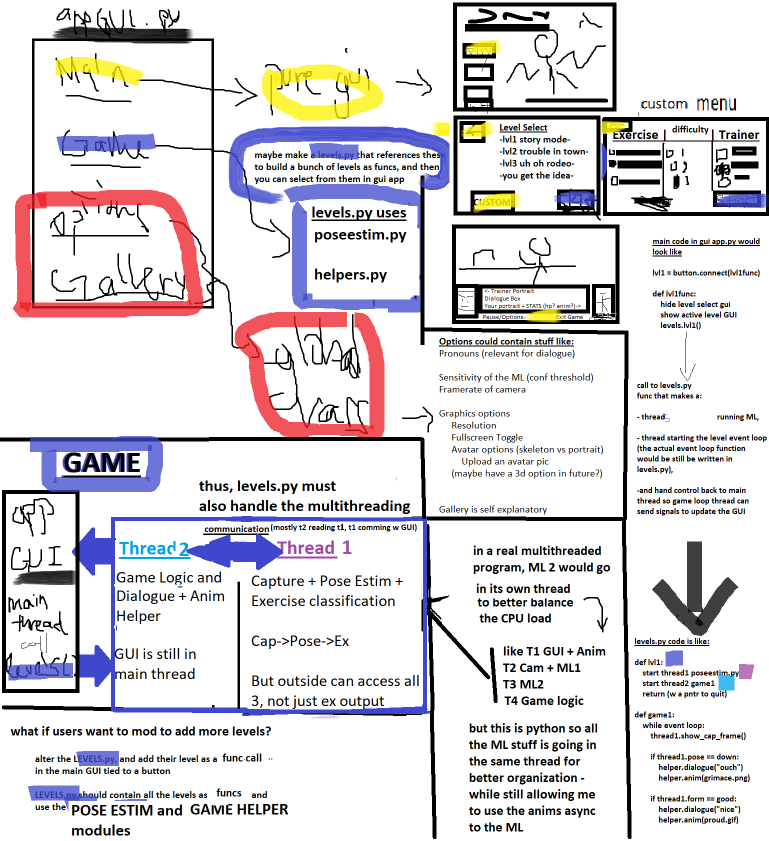
#> input picture plan.png, 1537 x 1681 px (shown at 1/2 size); its folder holds only this picture in this run
$ python -i helpers.py   (imports and definitions only)
#> lines starting #> are read from the running program, lines starting #| are printed output that depends on the picture
#> further down, picture is the input picture: shape (1681, 1537, 3); mean B, G, R 221.2, 217.8, 221
from PySide6.QtCore import (
    QSize,
    Qt,
    QEvent,
    QCoreApplication,
    QObject,
    QPointF,
    QPoint,
    QRectF,
    Signal,
)
from PySide6.QtGui import (
    QImage,
    QPixmap,
    QPainter,
    QMouseEvent,
    QGuiApplication,
    QFont,
    QFontMetrics,
    QColor,
)
from PySide6.QtWidgets import (
    QLabel,
    QVBoxLayout,
    QHBoxLayout,
    QLayout,
    QWidget,
    QPushButton,
    QProgressBar,
    QGraphicsObject,
    QTextEdit,
    QFrame,
)
from time import sleep
import numpy as np
import cv2
import os
import enumoptions as op

'''
These are helper functions to aid in building the GUI, creating animations, and changing the existing GUI in a thread
safe way. This should not be accessed by pose estim, nor pose estim by this.

If you plan to port this over to a different GUI library, the event invoker is probably the most important thing here.
It comprises the first two classes, first variable, and first function in the document.
'''

##########
# FUNCTION TO UPDATE GUI FROM OUTSIDE THREAD
# if you want to adapt this code to work without PySide, it's important you change this

# Function invoke_in_main_thread to update GUI from a different thread
# written by Stack Overflow users chfoo and Petter, taken from this post
# https://stackoverflow.com/questions/10991991/pyside-easier-way-of-updating-gui-from-another-thread

# [8 lines that did not run here, left out]

class Invoker(QObject):
    # [4 lines left out: function event, not called in this run]

_invoker = Invoker()

# [21 lines left out: functions invoke_in_main_thread, invoke, not called in this run]

##########
# LEVEL UI - include classes for video feed, which will eventually take capture input from pose estim but only as input by levels.py

# Overlay Signals, used by some of the overlay elements below
# [5 lines that did not run here, left out]

### Level page widget container - super bare bones
class Level_Widget(QWidget):
    '''
    QWidget to hold level stuff. Has only one additional function that kills its children and emits a CLOSE signal.
    '''
    def __init__(self, parent=None):
        self.SIGNAL = Overlay_Signals()
        super(Level_Widget, self).__init__(parent)

    # [8 lines left out: function close_children, not called in this run]

### Player Portrait
class Player_Portrait(QWidget):
    '''
    RETURNS A Q CLASS - DO NOT USE OUTSIDE OF MAIN THREAD

    Parent is technically an optional argument, but 99% of time you'll wanna do parent=self
    '''
    # Constructor
    # [175 lines left out: functions __init__, setup_ui, update_frame, update_stat_bar, update_head_coords, not called in this run]

### NPC Portrait
class NPC_Portrait(QWidget):
    '''
    RETURNS A Q CLASS - DO NOT USE OUTSIDE OF MAIN THREAD

    Parent is technically an optional argument, but 99% of time you'll wanna do parent=self

    TODO: Make func for inputting in a list of names and img paths after instantiation,
    since instantiation is done within another widget and hard for user to access...
    '''
    # Constructor
    # [114 lines left out: functions __init__, setup_ui, set_new_img, set_new_name, set_new_img_list, cycle_img, not called in this run]

# Helper functions for portrait
def reformat_image(image: np.ndarray, new_height = 150, new_width = 150, reformat_mode = 3):
    '''
    Reformat image to fit in frame. Takes as input the image ndarray, the new height, the new width, and the
    reformat mode.

    Reformat mode is how to manipulate image if the aspect ratio doesn't match. Default is it resizes to height,
    centers the image, and cuts off the overhand on the left and right (if your camera is vertical this does not
    work).

    Mode 0 is stretch
    Mode 1 is preserve ratio and scale down to width
    Mode 2 (and the default case) is scale to width, center, and truncate to desired dimensions
    '''
#> called with new_height = 150, new_width = 150, reformat_mode = 3
    # Set up return variable
    new_image = None

    # Getting current image shape
    image_shape = image.shape
#> image_shape = (1681, 1537, 3)
    height = image_shape[0]
#> height = 1681
    width = image_shape[1]
#> width = 1537

    # Deciding how to resize image
    if reformat_mode == 0:
        # Stretch
        new_res = (new_height, new_width)
        new_image = cv2.resize(image, new_res, interpolation= cv2.INTER_AREA)
    elif reformat_mode == 1:
        # Perserve ratio, scale down to specified width
        ratio = (new_width / width)

        new_image = cv2.resize(image, None, fx= ratio, fy= ratio, interpolation= cv2.INTER_AREA)
    else:
        # Default, scale down to height and crop to get a square, perserving the center
        ratio = (new_height / height)
#> ratio = 0.0892
        scaled_width = int(width * ratio)
#> scaled_width = 137

        temp = cv2.resize(image, None, fx= ratio, fy= ratio, interpolation= cv2.INTER_AREA)
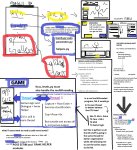
#> temp: shape (150, 137, 3); mean B, G, R 221.2, 217.8, 221

        # Cropping so as to leave a strip of the center equal to height
        left = int((scaled_width / 2) - (new_height / 2))
#> left = -6
        right = left + new_height
#> right = 144
        new_image = temp[0:new_height, left:right]

    # Fixing the color and mirroring it
    new_image = cv2.cvtColor(new_image, cv2.COLOR_BGR2RGB)
    new_image = cv2.flip(new_image, 1)

    return new_image

# [15 lines left out: function trunc_float_to_str, not called in this run]

### Dialogue Box
class Dialogue_Text(QWidget):
    '''
    Transparent text box for showing dialogue - background will be drawn by container for this and the
    npc/character portrait

    Two optional arguments, percent of width and height, controls size relative to fullscreen size.

    Parent is technically an optional argument, but 99% of time you'll wanna do parent=self

    Can emit signals for saving, loading, and quitting a game - up to the main GUI app to connect those
    and redirect to appropriate page. Do overlay.dialogue.SIGNAL.CLOSE.connect(your_quit_func)
    '''
    # [71 lines left out: functions __init__, resizeEvent, not called in this run]

    def get_size_tuple(self):
        return self.w, (self.h + int(self.fs_height * 0.025))

    def set_text(self, text):
        self.dialogue_box.setText(text)

    # [23 lines left out: functions save_game, load_game, hide_ui, quit_game, not called in this run]

### Overlay TODO
'''
WORK IN PROGRESS
'''
class Overlay(QWidget):
    '''
    Use this as the container for the text box and all the other VN UI
    draw the semi transparent black fill text box and the stroke path
    manually position the other custom widgets, with initialization in
    here, to perfectly fit the full screen dimensions

    DBox can emit signals for saving, loading, and quitting a game - up
    to main GUI app to connect those and redirect to appropriate page. Do
    overlay.SIGNAL.CLOSE.connect(your_quit_func) to connect your quit game
    button to a graceful exit that also closes threads.

    By default this blocks clicking on the items in the view.

    Parent is technically an optional argument, but 99% of time you'll
    wanna do parent=self

    IMPORTANT: don't add it to a layout, call .show
    '''
    ### Slightly referenced this stackoverflow post for the overlay:
    ### https://stackoverflow.com/questions/44264852/pyside-pyqt-overlay-widget
    ### specifically user Armatita's answer

    # Constructor
    # [141 lines left out: functions __init__, resizeEvent, paintEvent, make_nice_relative_positioning, not called in this run]

    def set_text(self, text):
        self.dialogue_box.set_text(text)

    def quit_game(self):
        self.SIGNAL.CLOSE.emit()

##########
# GRAPHICS HELPERS

# NPC Class
class Q_NPC(QGraphicsObject):
    '''
    A QGraphicsObject container for you to put and manipulate NPCs. Use QPropertyAnimation to
    animate as you see fit (just make sure you instantiate both this and the anim in the setup
    func, as they need to be created in the main thread).

    Has access to all the functions of QGraphicsItem, but also some from QObject - the object
    thing really only becomes relevant in that it uses QPropertyAnimation, which only works on
    QObjects but is easier to use and smoother than the deprecated QGraphicsItemAnimation.

    I made instantiation position relative (ie an x val of 0.5 is halfway across the width of
    the screen) and added a set_norm_pos function that sets position this way for convenience.
    If you'd like to use these relative coords, helpers has a global function norm_to_pixel.

    Assume all variables are private, you can't get a return from invoke and acessing a QObject
    is not thread safe.

    Arguments
    - name, just a string holding name, no real use, more for housekeeping
    - img_paths, a list of paths to images associated with object to cycle thru (shows idx 0)
    - x_norm, normalized x value of screen width, defaults to 0 (same as pixel value of zero)
    - y_norm, same as above, maps the height pixels to a value from 0 to 1, also defaults to 0
    - z_abs, the z value if you want to set it at a particular place (default None, takes ints)
    - width_norm, scales the image to a given width (normalized). Only works if height_norm is
        None. If both height_norm and width_norm are None, loads image as is. Default is None.
    - height_norm, scales the image to a given height (normalized, 1 being the height of the
        screen, always maintaining ratio). Default is 1.0.

    - parent, the parent graphics object - use the QGraphicsItem built in funcs to alter this
    PLEASE KEEP IN MIND IF AN OBJECT HAS A PARENT, ALL COORDS ARE NOW RELATIVE TO THAT PARENT
    '''
    # Constructor
    # [37 lines left out: function __init__, not called in this run]

        # Setting Q flags
        # ...

    def boundingRect(self):
        self._rect = QRectF(self.x_coord, self.y_coord, self.width, self.height)
        return self._rect

    # [143 lines left out: functions paint, set_new_img, cycle_img, set_norm_pos, get_avail_geo, norm_to_pixel and 1 more, not called in this run]

#########
# TODO Maybe some helper functions for background QImage manipulation?
# TODO Maybe some helper functions for custom animations?
# TODO: Make custom mediapipe annotation function

>>> import cv2
>>> picture = cv2.imread('../plan.png')
>>> result = reformat_image(picture)
